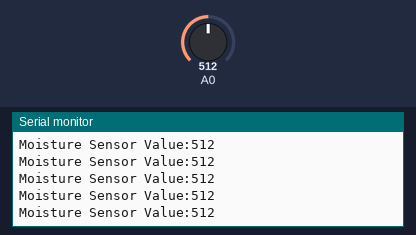
This sketch was run on a simulated Arduino Uno, built with avr-gcc and run on an emulated ATmega328P. Parts: the last lines printed to the serial monitor. The test bench sets the inputs (shaded band); at power-on: A0 = 512.

Above: at 1.2 s.
1.3 s: A0 set to 716
At 1.31 s:
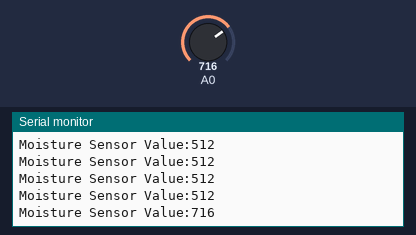
2.8 s: A0 set to 900
At 2.82 s:
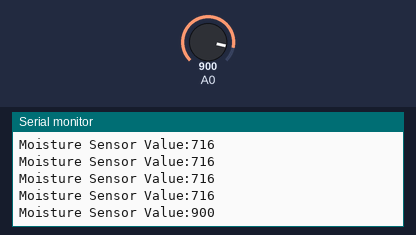
Timing chart, 0 to 5.8 s (numbered marks = the images above; inputs shaded):
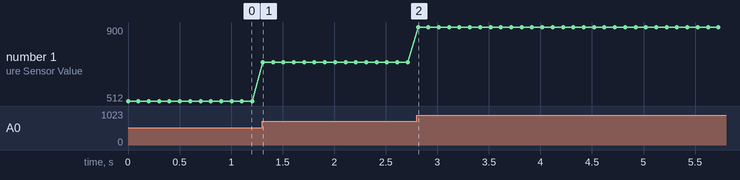

The sketch:

moist.ino
```cpp
/*
  # Example code for the moisture sensor
  # Editor     : Lauren
  # Date       : 13.01.2012
  # Version    : 1.0
  # Connect the sensor analog out to the A0(Analog 0) pin on the Arduino board
  # Connect the sensor VCC pin to 5v pin on Arduino the board
  # Connect the sensor GND pin to GND pin on the Arduino board.
  # the sensor value description
  # 0  ~300     dry soil
  # 300~700     humid soil
  # 700~950     in water
*/

void setup(){

  Serial.begin(9600);

}

void loop(){

  Serial.print("Moisture Sensor Value:");
  Serial.println(analogRead(0));
  delay(100);

}
```

Measured:
- after the input at 1.3 s, the serial monitor: prints a new line at once (image 1)
- after the input at 2.8 s, the serial monitor: prints a new line at once (image 2)
- plotted number 1: 512 → 716 after the input at 1.3 s, 716 → 900 after the input at 2.8 s
